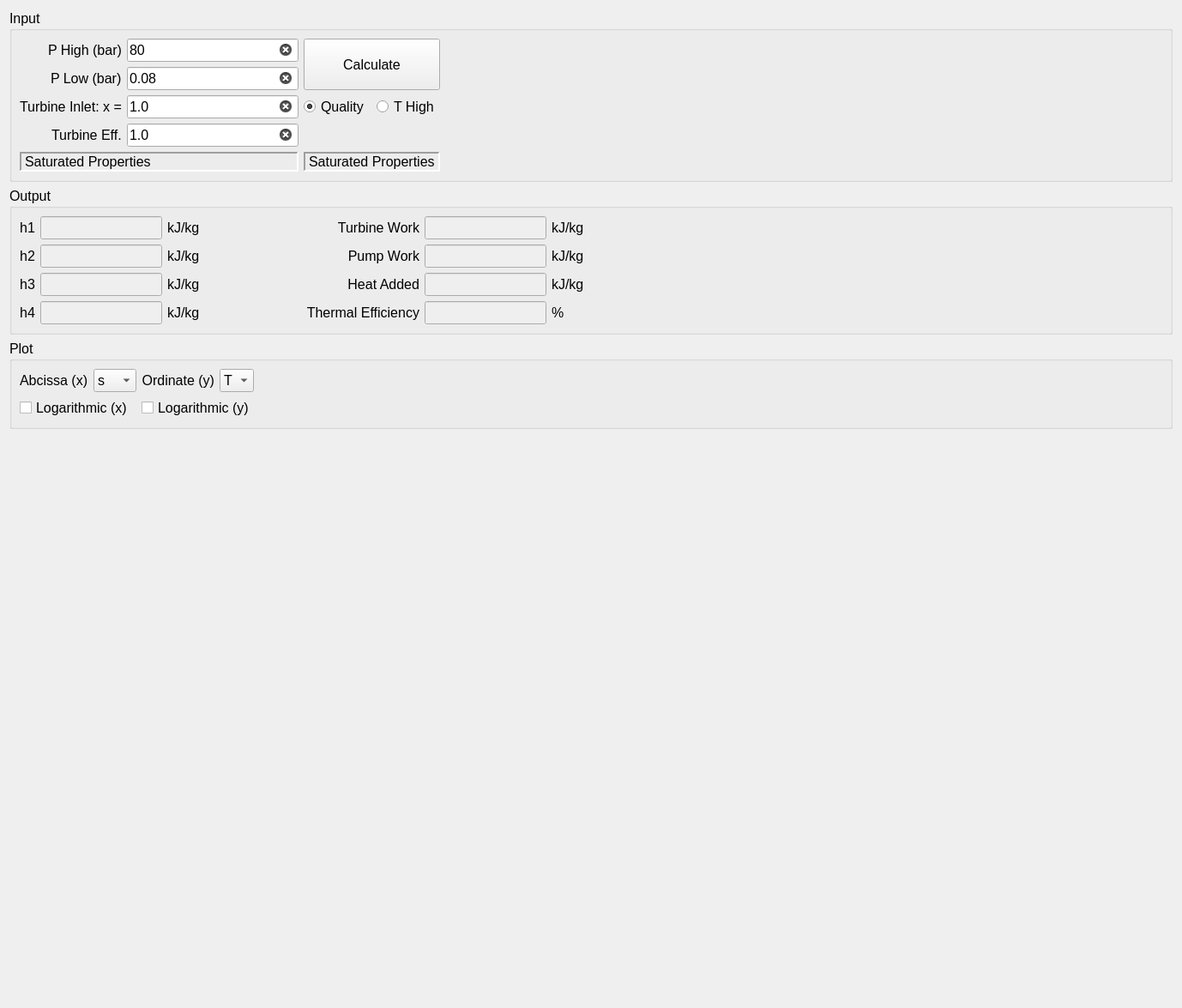
<?xml version="1.0" encoding="UTF-8"?>
<ui version="4.0">
 <class>Form</class>
 <widget class="QWidget" name="Form">
  <property name="geometry">
   <rect>
    <x>0</x>
    <y>0</y>
    <width>1378</width>
    <height>1175</height>
   </rect>
  </property>
  <property name="sizePolicy">
   <sizepolicy hsizetype="Preferred" vsizetype="Preferred">
    <horstretch>0</horstretch>
    <verstretch>0</verstretch>
   </sizepolicy>
  </property>
  <property name="windowTitle">
   <string>Form</string>
  </property>
  <layout class="QVBoxLayout" name="main_VerticalLayout">
   <item>
    <widget class="QGroupBox" name="gb_Input">
     <property name="sizePolicy">
      <sizepolicy hsizetype="Preferred" vsizetype="Fixed">
       <horstretch>0</horstretch>
       <verstretch>0</verstretch>
      </sizepolicy>
     </property>
     <property name="font">
      <font>
       <pointsize>12</pointsize>
      </font>
     </property>
     <property name="title">
      <string>Input</string>
     </property>
     <layout class="QGridLayout" name="gridLayout">
      <item row="3" column="0" alignment="Qt::AlignRight">
       <widget class="QLabel" name="label">
        <property name="sizePolicy">
         <sizepolicy hsizetype="Fixed" vsizetype="Fixed">
          <horstretch>0</horstretch>
          <verstretch>0</verstretch>
         </sizepolicy>
        </property>
        <property name="font">
         <font>
          <pointsize>12</pointsize>
         </font>
        </property>
        <property name="text">
         <string>Turbine Eff.</string>
        </property>
        <property name="textFormat">
         <enum>Qt::PlainText</enum>
        </property>
       </widget>
      </item>
      <item row="4" column="2" colspan="2">
       <widget class="QLabel" name="lbl_SatPropLow">
        <property name="font">
         <font>
          <pointsize>12</pointsize>
         </font>
        </property>
        <property name="frameShape">
         <enum>QFrame::Panel</enum>
        </property>
        <property name="frameShadow">
         <enum>QFrame::Sunken</enum>
        </property>
        <property name="lineWidth">
         <number>2</number>
        </property>
        <property name="text">
         <string>Saturated Properties</string>
        </property>
       </widget>
      </item>
      <item row="2" column="2">
       <widget class="QRadioButton" name="rdo_Quality">
        <property name="sizePolicy">
         <sizepolicy hsizetype="Fixed" vsizetype="Fixed">
          <horstretch>0</horstretch>
          <verstretch>0</verstretch>
         </sizepolicy>
        </property>
        <property name="font">
         <font>
          <pointsize>12</pointsize>
         </font>
        </property>
        <property name="text">
         <string>Quality</string>
        </property>
        <property name="checked">
         <bool>true</bool>
        </property>
       </widget>
      </item>
      <item row="3" column="1">
       <widget class="QLineEdit" name="le_TurbineEff">
        <property name="sizePolicy">
         <sizepolicy hsizetype="Expanding" vsizetype="Fixed">
          <horstretch>0</horstretch>
          <verstretch>0</verstretch>
         </sizepolicy>
        </property>
        <property name="maximumSize">
         <size>
          <width>200</width>
          <height>16777215</height>
         </size>
        </property>
        <property name="font">
         <font>
          <pointsize>12</pointsize>
         </font>
        </property>
        <property name="text">
         <string>1.0</string>
        </property>
        <property name="placeholderText">
         <string>turbine isentropic efficiency 0.0&lt;eta&lt;=1.0</string>
        </property>
        <property name="clearButtonEnabled">
         <bool>true</bool>
        </property>
       </widget>
      </item>
      <item row="2" column="3">
       <widget class="QRadioButton" name="rdo_THigh">
        <property name="sizePolicy">
         <sizepolicy hsizetype="Fixed" vsizetype="Fixed">
          <horstretch>0</horstretch>
          <verstretch>0</verstretch>
         </sizepolicy>
        </property>
        <property name="font">
         <font>
          <pointsize>12</pointsize>
         </font>
        </property>
        <property name="text">
         <string>T High</string>
        </property>
       </widget>
      </item>
      <item row="1" column="1">
       <widget class="QLineEdit" name="le_PLow">
        <property name="sizePolicy">
         <sizepolicy hsizetype="Preferred" vsizetype="Fixed">
          <horstretch>0</horstretch>
          <verstretch>0</verstretch>
         </sizepolicy>
        </property>
        <property name="maximumSize">
         <size>
          <width>200</width>
          <height>16777215</height>
         </size>
        </property>
        <property name="font">
         <font>
          <pointsize>12</pointsize>
         </font>
        </property>
        <property name="text">
         <string>0.08</string>
        </property>
        <property name="placeholderText">
         <string>enter a value for the low pressure isobar</string>
        </property>
        <property name="clearButtonEnabled">
         <bool>true</bool>
        </property>
       </widget>
      </item>
      <item row="0" column="1">
       <widget class="QLineEdit" name="le_PHigh">
        <property name="sizePolicy">
         <sizepolicy hsizetype="Preferred" vsizetype="Fixed">
          <horstretch>0</horstretch>
          <verstretch>0</verstretch>
         </sizepolicy>
        </property>
        <property name="maximumSize">
         <size>
          <width>200</width>
          <height>16777215</height>
         </size>
        </property>
        <property name="font">
         <font>
          <pointsize>12</pointsize>
         </font>
        </property>
        <property name="text">
         <string>80</string>
        </property>
        <property name="placeholderText">
         <string>enter a value for the high pressure isobar</string>
        </property>
        <property name="clearButtonEnabled">
         <bool>true</bool>
        </property>
       </widget>
      </item>
      <item row="2" column="1">
       <widget class="QLineEdit" name="le_TurbineInletCondition">
        <property name="sizePolicy">
         <sizepolicy hsizetype="Preferred" vsizetype="Fixed">
          <horstretch>0</horstretch>
          <verstretch>0</verstretch>
         </sizepolicy>
        </property>
        <property name="maximumSize">
         <size>
          <width>200</width>
          <height>16777215</height>
         </size>
        </property>
        <property name="font">
         <font>
          <pointsize>12</pointsize>
         </font>
        </property>
        <property name="text">
         <string>1.0</string>
        </property>
        <property name="clearButtonEnabled">
         <bool>true</bool>
        </property>
       </widget>
      </item>
      <item row="2" column="0" alignment="Qt::AlignRight">
       <widget class="QLabel" name="lbl_TurbineInletCondition">
        <property name="sizePolicy">
         <sizepolicy hsizetype="Fixed" vsizetype="Fixed">
          <horstretch>0</horstretch>
          <verstretch>0</verstretch>
         </sizepolicy>
        </property>
        <property name="font">
         <font>
          <pointsize>12</pointsize>
         </font>
        </property>
        <property name="text">
         <string>Turbine Inlet: x =</string>
        </property>
       </widget>
      </item>
      <item row="1" column="0" alignment="Qt::AlignRight">
       <widget class="QLabel" name="lbl_PLow">
        <property name="sizePolicy">
         <sizepolicy hsizetype="Fixed" vsizetype="Fixed">
          <horstretch>0</horstretch>
          <verstretch>0</verstretch>
         </sizepolicy>
        </property>
        <property name="font">
         <font>
          <pointsize>12</pointsize>
         </font>
        </property>
        <property name="text">
         <string>P Low (bar)</string>
        </property>
       </widget>
      </item>
      <item row="0" column="0" alignment="Qt::AlignRight">
       <widget class="QLabel" name="lbl_PHigh">
        <property name="sizePolicy">
         <sizepolicy hsizetype="Fixed" vsizetype="Fixed">
          <horstretch>0</horstretch>
          <verstretch>0</verstretch>
         </sizepolicy>
        </property>
        <property name="font">
         <font>
          <pointsize>12</pointsize>
         </font>
        </property>
        <property name="text">
         <string>P High (bar)</string>
        </property>
       </widget>
      </item>
      <item row="0" column="2" rowspan="2" colspan="2">
       <widget class="QPushButton" name="btn_Calculate">
        <property name="sizePolicy">
         <sizepolicy hsizetype="Minimum" vsizetype="Preferred">
          <horstretch>0</horstretch>
          <verstretch>0</verstretch>
         </sizepolicy>
        </property>
        <property name="font">
         <font>
          <pointsize>12</pointsize>
         </font>
        </property>
        <property name="text">
         <string>Calculate</string>
        </property>
       </widget>
      </item>
      <item row="2" column="4">
       <spacer name="horizontalSpacer_3">
        <property name="orientation">
         <enum>Qt::Horizontal</enum>
        </property>
        <property name="sizeHint" stdset="0">
         <size>
          <width>40</width>
          <height>20</height>
         </size>
        </property>
       </spacer>
      </item>
      <item row="4" column="0" colspan="2">
       <widget class="QLabel" name="lbl_SatPropHigh">
        <property name="font">
         <font>
          <pointsize>12</pointsize>
         </font>
        </property>
        <property name="frameShape">
         <enum>QFrame::Panel</enum>
        </property>
        <property name="frameShadow">
         <enum>QFrame::Sunken</enum>
        </property>
        <property name="lineWidth">
         <number>2</number>
        </property>
        <property name="text">
         <string>Saturated Properties</string>
        </property>
       </widget>
      </item>
     </layout>
    </widget>
   </item>
   <item>
    <widget class="QGroupBox" name="gb_Output">
     <property name="sizePolicy">
      <sizepolicy hsizetype="MinimumExpanding" vsizetype="Fixed">
       <horstretch>0</horstretch>
       <verstretch>0</verstretch>
      </sizepolicy>
     </property>
     <property name="font">
      <font>
       <pointsize>12</pointsize>
      </font>
     </property>
     <property name="title">
      <string>Output</string>
     </property>
     <layout class="QGridLayout" name="grid_Output">
      <item row="1" column="0">
       <widget class="QLabel" name="label_5">
        <property name="sizePolicy">
         <sizepolicy hsizetype="Fixed" vsizetype="Fixed">
          <horstretch>0</horstretch>
          <verstretch>0</verstretch>
         </sizepolicy>
        </property>
        <property name="font">
         <font>
          <pointsize>12</pointsize>
         </font>
        </property>
        <property name="text">
         <string>h2</string>
        </property>
        <property name="alignment">
         <set>Qt::AlignRight|Qt::AlignTrailing|Qt::AlignVCenter</set>
        </property>
       </widget>
      </item>
      <item row="1" column="1">
       <widget class="QLineEdit" name="le_H2">
        <property name="enabled">
         <bool>false</bool>
        </property>
        <property name="sizePolicy">
         <sizepolicy hsizetype="Fixed" vsizetype="Fixed">
          <horstretch>0</horstretch>
          <verstretch>0</verstretch>
         </sizepolicy>
        </property>
        <property name="minimumSize">
         <size>
          <width>0</width>
          <height>0</height>
         </size>
        </property>
        <property name="maximumSize">
         <size>
          <width>200</width>
          <height>16777215</height>
         </size>
        </property>
        <property name="baseSize">
         <size>
          <width>150</width>
          <height>0</height>
         </size>
        </property>
        <property name="font">
         <font>
          <pointsize>12</pointsize>
         </font>
        </property>
       </widget>
      </item>
      <item row="3" column="0">
       <widget class="QLabel" name="label_7">
        <property name="sizePolicy">
         <sizepolicy hsizetype="Fixed" vsizetype="Fixed">
          <horstretch>0</horstretch>
          <verstretch>0</verstretch>
         </sizepolicy>
        </property>
        <property name="font">
         <font>
          <pointsize>12</pointsize>
         </font>
        </property>
        <property name="text">
         <string>h4</string>
        </property>
        <property name="alignment">
         <set>Qt::AlignRight|Qt::AlignTrailing|Qt::AlignVCenter</set>
        </property>
       </widget>
      </item>
      <item row="2" column="1">
       <widget class="QLineEdit" name="le_H3">
        <property name="enabled">
         <bool>false</bool>
        </property>
        <property name="sizePolicy">
         <sizepolicy hsizetype="Fixed" vsizetype="Fixed">
          <horstretch>0</horstretch>
          <verstretch>0</verstretch>
         </sizepolicy>
        </property>
        <property name="minimumSize">
         <size>
          <width>0</width>
          <height>0</height>
         </size>
        </property>
        <property name="maximumSize">
         <size>
          <width>200</width>
          <height>16777215</height>
         </size>
        </property>
        <property name="baseSize">
         <size>
          <width>150</width>
          <height>0</height>
         </size>
        </property>
        <property name="font">
         <font>
          <pointsize>12</pointsize>
         </font>
        </property>
       </widget>
      </item>
      <item row="3" column="1">
       <widget class="QLineEdit" name="le_H4">
        <property name="enabled">
         <bool>false</bool>
        </property>
        <property name="sizePolicy">
         <sizepolicy hsizetype="Fixed" vsizetype="Fixed">
          <horstretch>0</horstretch>
          <verstretch>0</verstretch>
         </sizepolicy>
        </property>
        <property name="minimumSize">
         <size>
          <width>0</width>
          <height>0</height>
         </size>
        </property>
        <property name="maximumSize">
         <size>
          <width>200</width>
          <height>16777215</height>
         </size>
        </property>
        <property name="baseSize">
         <size>
          <width>150</width>
          <height>0</height>
         </size>
        </property>
        <property name="font">
         <font>
          <pointsize>12</pointsize>
         </font>
        </property>
       </widget>
      </item>
      <item row="2" column="3" alignment="Qt::AlignRight">
       <widget class="QLabel" name="label_11">
        <property name="sizePolicy">
         <sizepolicy hsizetype="Fixed" vsizetype="Fixed">
          <horstretch>0</horstretch>
          <verstretch>0</verstretch>
         </sizepolicy>
        </property>
        <property name="font">
         <font>
          <pointsize>12</pointsize>
         </font>
        </property>
        <property name="text">
         <string>Heat Added</string>
        </property>
        <property name="alignment">
         <set>Qt::AlignRight|Qt::AlignTrailing|Qt::AlignVCenter</set>
        </property>
       </widget>
      </item>
      <item row="2" column="5">
       <widget class="QLabel" name="label_16">
        <property name="sizePolicy">
         <sizepolicy hsizetype="Fixed" vsizetype="Fixed">
          <horstretch>0</horstretch>
          <verstretch>0</verstretch>
         </sizepolicy>
        </property>
        <property name="font">
         <font>
          <pointsize>12</pointsize>
         </font>
        </property>
        <property name="text">
         <string>kJ/kg</string>
        </property>
       </widget>
      </item>
      <item row="2" column="0">
       <widget class="QLabel" name="label_9">
        <property name="sizePolicy">
         <sizepolicy hsizetype="Fixed" vsizetype="Fixed">
          <horstretch>0</horstretch>
          <verstretch>0</verstretch>
         </sizepolicy>
        </property>
        <property name="font">
         <font>
          <pointsize>12</pointsize>
         </font>
        </property>
        <property name="text">
         <string>h3</string>
        </property>
        <property name="alignment">
         <set>Qt::AlignRight|Qt::AlignTrailing|Qt::AlignVCenter</set>
        </property>
       </widget>
      </item>
      <item row="0" column="4">
       <widget class="QLineEdit" name="le_TurbineWork">
        <property name="enabled">
         <bool>false</bool>
        </property>
        <property name="sizePolicy">
         <sizepolicy hsizetype="Fixed" vsizetype="Fixed">
          <horstretch>0</horstretch>
          <verstretch>0</verstretch>
         </sizepolicy>
        </property>
        <property name="minimumSize">
         <size>
          <width>0</width>
          <height>0</height>
         </size>
        </property>
        <property name="maximumSize">
         <size>
          <width>200</width>
          <height>16777215</height>
         </size>
        </property>
        <property name="baseSize">
         <size>
          <width>150</width>
          <height>0</height>
         </size>
        </property>
        <property name="font">
         <font>
          <pointsize>12</pointsize>
         </font>
        </property>
       </widget>
      </item>
      <item row="2" column="4">
       <widget class="QLineEdit" name="le_HeatAdded">
        <property name="enabled">
         <bool>false</bool>
        </property>
        <property name="sizePolicy">
         <sizepolicy hsizetype="Fixed" vsizetype="Fixed">
          <horstretch>0</horstretch>
          <verstretch>0</verstretch>
         </sizepolicy>
        </property>
        <property name="minimumSize">
         <size>
          <width>0</width>
          <height>0</height>
         </size>
        </property>
        <property name="maximumSize">
         <size>
          <width>200</width>
          <height>16777215</height>
         </size>
        </property>
        <property name="baseSize">
         <size>
          <width>150</width>
          <height>0</height>
         </size>
        </property>
        <property name="font">
         <font>
          <pointsize>12</pointsize>
         </font>
        </property>
       </widget>
      </item>
      <item row="1" column="3" alignment="Qt::AlignRight">
       <widget class="QLabel" name="label_15">
        <property name="sizePolicy">
         <sizepolicy hsizetype="Fixed" vsizetype="Fixed">
          <horstretch>0</horstretch>
          <verstretch>0</verstretch>
         </sizepolicy>
        </property>
        <property name="font">
         <font>
          <pointsize>12</pointsize>
         </font>
        </property>
        <property name="text">
         <string>Pump Work</string>
        </property>
        <property name="alignment">
         <set>Qt::AlignRight|Qt::AlignTrailing|Qt::AlignVCenter</set>
        </property>
       </widget>
      </item>
      <item row="1" column="4">
       <widget class="QLineEdit" name="le_PumpWork">
        <property name="enabled">
         <bool>false</bool>
        </property>
        <property name="sizePolicy">
         <sizepolicy hsizetype="Fixed" vsizetype="Fixed">
          <horstretch>0</horstretch>
          <verstretch>0</verstretch>
         </sizepolicy>
        </property>
        <property name="minimumSize">
         <size>
          <width>0</width>
          <height>0</height>
         </size>
        </property>
        <property name="maximumSize">
         <size>
          <width>200</width>
          <height>16777215</height>
         </size>
        </property>
        <property name="baseSize">
         <size>
          <width>150</width>
          <height>0</height>
         </size>
        </property>
        <property name="font">
         <font>
          <pointsize>12</pointsize>
         </font>
        </property>
       </widget>
      </item>
      <item row="3" column="5">
       <widget class="QLabel" name="label_12">
        <property name="sizePolicy">
         <sizepolicy hsizetype="Fixed" vsizetype="Fixed">
          <horstretch>0</horstretch>
          <verstretch>0</verstretch>
         </sizepolicy>
        </property>
        <property name="font">
         <font>
          <pointsize>12</pointsize>
         </font>
        </property>
        <property name="text">
         <string>%</string>
        </property>
       </widget>
      </item>
      <item row="3" column="3" alignment="Qt::AlignRight">
       <widget class="QLabel" name="label_10">
        <property name="sizePolicy">
         <sizepolicy hsizetype="Fixed" vsizetype="Fixed">
          <horstretch>0</horstretch>
          <verstretch>0</verstretch>
         </sizepolicy>
        </property>
        <property name="minimumSize">
         <size>
          <width>250</width>
          <height>0</height>
         </size>
        </property>
        <property name="font">
         <font>
          <pointsize>12</pointsize>
         </font>
        </property>
        <property name="text">
         <string>Thermal Efficiency</string>
        </property>
        <property name="alignment">
         <set>Qt::AlignRight|Qt::AlignTrailing|Qt::AlignVCenter</set>
        </property>
       </widget>
      </item>
      <item row="0" column="5">
       <widget class="QLabel" name="label_17">
        <property name="sizePolicy">
         <sizepolicy hsizetype="Fixed" vsizetype="Fixed">
          <horstretch>0</horstretch>
          <verstretch>0</verstretch>
         </sizepolicy>
        </property>
        <property name="font">
         <font>
          <pointsize>12</pointsize>
         </font>
        </property>
        <property name="text">
         <string>kJ/kg</string>
        </property>
       </widget>
      </item>
      <item row="1" column="5">
       <widget class="QLabel" name="label_13">
        <property name="sizePolicy">
         <sizepolicy hsizetype="Fixed" vsizetype="Fixed">
          <horstretch>0</horstretch>
          <verstretch>0</verstretch>
         </sizepolicy>
        </property>
        <property name="font">
         <font>
          <pointsize>12</pointsize>
         </font>
        </property>
        <property name="text">
         <string>kJ/kg</string>
        </property>
       </widget>
      </item>
      <item row="3" column="4">
       <widget class="QLineEdit" name="le_Efficiency">
        <property name="enabled">
         <bool>false</bool>
        </property>
        <property name="sizePolicy">
         <sizepolicy hsizetype="Fixed" vsizetype="Fixed">
          <horstretch>0</horstretch>
          <verstretch>0</verstretch>
         </sizepolicy>
        </property>
        <property name="minimumSize">
         <size>
          <width>0</width>
          <height>0</height>
         </size>
        </property>
        <property name="maximumSize">
         <size>
          <width>200</width>
          <height>16777215</height>
         </size>
        </property>
        <property name="baseSize">
         <size>
          <width>150</width>
          <height>0</height>
         </size>
        </property>
        <property name="font">
         <font>
          <pointsize>12</pointsize>
         </font>
        </property>
       </widget>
      </item>
      <item row="0" column="3" alignment="Qt::AlignRight">
       <widget class="QLabel" name="label_14">
        <property name="sizePolicy">
         <sizepolicy hsizetype="Fixed" vsizetype="Fixed">
          <horstretch>0</horstretch>
          <verstretch>0</verstretch>
         </sizepolicy>
        </property>
        <property name="font">
         <font>
          <pointsize>12</pointsize>
         </font>
        </property>
        <property name="text">
         <string>Turbine Work</string>
        </property>
        <property name="alignment">
         <set>Qt::AlignRight|Qt::AlignTrailing|Qt::AlignVCenter</set>
        </property>
       </widget>
      </item>
      <item row="0" column="2">
       <widget class="QLabel" name="label_4">
        <property name="sizePolicy">
         <sizepolicy hsizetype="Fixed" vsizetype="Fixed">
          <horstretch>0</horstretch>
          <verstretch>0</verstretch>
         </sizepolicy>
        </property>
        <property name="baseSize">
         <size>
          <width>0</width>
          <height>0</height>
         </size>
        </property>
        <property name="font">
         <font>
          <pointsize>12</pointsize>
         </font>
        </property>
        <property name="text">
         <string>kJ/kg</string>
        </property>
       </widget>
      </item>
      <item row="2" column="2">
       <widget class="QLabel" name="label_8">
        <property name="sizePolicy">
         <sizepolicy hsizetype="Fixed" vsizetype="Fixed">
          <horstretch>0</horstretch>
          <verstretch>0</verstretch>
         </sizepolicy>
        </property>
        <property name="baseSize">
         <size>
          <width>0</width>
          <height>0</height>
         </size>
        </property>
        <property name="font">
         <font>
          <pointsize>12</pointsize>
         </font>
        </property>
        <property name="text">
         <string>kJ/kg</string>
        </property>
       </widget>
      </item>
      <item row="1" column="2">
       <widget class="QLabel" name="label_3">
        <property name="sizePolicy">
         <sizepolicy hsizetype="Fixed" vsizetype="Fixed">
          <horstretch>0</horstretch>
          <verstretch>0</verstretch>
         </sizepolicy>
        </property>
        <property name="baseSize">
         <size>
          <width>0</width>
          <height>0</height>
         </size>
        </property>
        <property name="font">
         <font>
          <pointsize>12</pointsize>
         </font>
        </property>
        <property name="text">
         <string>kJ/kg</string>
        </property>
       </widget>
      </item>
      <item row="3" column="2">
       <widget class="QLabel" name="label_6">
        <property name="sizePolicy">
         <sizepolicy hsizetype="Fixed" vsizetype="Fixed">
          <horstretch>0</horstretch>
          <verstretch>0</verstretch>
         </sizepolicy>
        </property>
        <property name="baseSize">
         <size>
          <width>0</width>
          <height>0</height>
         </size>
        </property>
        <property name="font">
         <font>
          <pointsize>12</pointsize>
         </font>
        </property>
        <property name="text">
         <string>kJ/kg</string>
        </property>
       </widget>
      </item>
      <item row="2" column="6">
       <spacer name="horizontalSpacer_2">
        <property name="orientation">
         <enum>Qt::Horizontal</enum>
        </property>
        <property name="sizeHint" stdset="0">
         <size>
          <width>40</width>
          <height>20</height>
         </size>
        </property>
       </spacer>
      </item>
      <item row="0" column="0">
       <widget class="QLabel" name="label_2">
        <property name="sizePolicy">
         <sizepolicy hsizetype="Fixed" vsizetype="Fixed">
          <horstretch>0</horstretch>
          <verstretch>0</verstretch>
         </sizepolicy>
        </property>
        <property name="font">
         <font>
          <pointsize>12</pointsize>
         </font>
        </property>
        <property name="focusPolicy">
         <enum>Qt::WheelFocus</enum>
        </property>
        <property name="text">
         <string>h1</string>
        </property>
        <property name="alignment">
         <set>Qt::AlignRight|Qt::AlignTrailing|Qt::AlignVCenter</set>
        </property>
       </widget>
      </item>
      <item row="0" column="1">
       <widget class="QLineEdit" name="le_H1">
        <property name="enabled">
         <bool>false</bool>
        </property>
        <property name="sizePolicy">
         <sizepolicy hsizetype="Fixed" vsizetype="Fixed">
          <horstretch>0</horstretch>
          <verstretch>0</verstretch>
         </sizepolicy>
        </property>
        <property name="minimumSize">
         <size>
          <width>0</width>
          <height>0</height>
         </size>
        </property>
        <property name="maximumSize">
         <size>
          <width>200</width>
          <height>16777215</height>
         </size>
        </property>
        <property name="baseSize">
         <size>
          <width>150</width>
          <height>0</height>
         </size>
        </property>
        <property name="font">
         <font>
          <pointsize>12</pointsize>
         </font>
        </property>
       </widget>
      </item>
     </layout>
    </widget>
   </item>
   <item>
    <widget class="QGroupBox" name="gb_Plot">
     <property name="sizePolicy">
      <sizepolicy hsizetype="MinimumExpanding" vsizetype="Fixed">
       <horstretch>0</horstretch>
       <verstretch>0</verstretch>
      </sizepolicy>
     </property>
     <property name="font">
      <font>
       <pointsize>12</pointsize>
      </font>
     </property>
     <property name="title">
      <string>Plot</string>
     </property>
     <layout class="QGridLayout" name="grid_Plot">
      <item row="0" column="4">
       <spacer name="horizontalSpacer">
        <property name="orientation">
         <enum>Qt::Horizontal</enum>
        </property>
        <property name="sizeHint" stdset="0">
         <size>
          <width>40</width>
          <height>20</height>
         </size>
        </property>
       </spacer>
      </item>
      <item row="0" column="3">
       <widget class="QComboBox" name="cmb_Ordinate">
        <property name="maximumSize">
         <size>
          <width>50</width>
          <height>16777215</height>
         </size>
        </property>
        <property name="currentIndex">
         <number>1</number>
        </property>
        <item>
         <property name="text">
          <string>P</string>
         </property>
        </item>
        <item>
         <property name="text">
          <string>T</string>
         </property>
        </item>
        <item>
         <property name="text">
          <string>h</string>
         </property>
        </item>
        <item>
         <property name="text">
          <string>s</string>
         </property>
        </item>
        <item>
         <property name="text">
          <string>v</string>
         </property>
        </item>
       </widget>
      </item>
      <item row="0" column="0">
       <widget class="QLabel" name="lbl_Abcissa">
        <property name="maximumSize">
         <size>
          <width>150</width>
          <height>16777215</height>
         </size>
        </property>
        <property name="text">
         <string>Abcissa (x)</string>
        </property>
       </widget>
      </item>
      <item row="0" column="2">
       <widget class="QLabel" name="lbl_Ordinate">
        <property name="maximumSize">
         <size>
          <width>150</width>
          <height>16777215</height>
         </size>
        </property>
        <property name="text">
         <string>Ordinate (y)</string>
        </property>
        <property name="alignment">
         <set>Qt::AlignRight|Qt::AlignTrailing|Qt::AlignVCenter</set>
        </property>
       </widget>
      </item>
      <item row="1" column="0" colspan="2">
       <widget class="QCheckBox" name="chk_LogAbcissa">
        <property name="text">
         <string>Logarithmic (x)</string>
        </property>
       </widget>
      </item>
      <item row="1" column="2" colspan="2">
       <widget class="QCheckBox" name="chk_LogOrdinate">
        <property name="text">
         <string>Logarithmic (y)</string>
        </property>
       </widget>
      </item>
      <item row="0" column="1">
       <widget class="QComboBox" name="cmb_Abcissa">
        <property name="sizePolicy">
         <sizepolicy hsizetype="MinimumExpanding" vsizetype="Fixed">
          <horstretch>0</horstretch>
          <verstretch>0</verstretch>
         </sizepolicy>
        </property>
        <property name="maximumSize">
         <size>
          <width>50</width>
          <height>16777215</height>
         </size>
        </property>
        <property name="currentIndex">
         <number>3</number>
        </property>
        <item>
         <property name="text">
          <string>P</string>
         </property>
        </item>
        <item>
         <property name="text">
          <string>T</string>
         </property>
        </item>
        <item>
         <property name="text">
          <string>h</string>
         </property>
        </item>
        <item>
         <property name="text">
          <string>s</string>
         </property>
        </item>
        <item>
         <property name="text">
          <string>v</string>
         </property>
        </item>
       </widget>
      </item>
     </layout>
    </widget>
   </item>
   <item>
    <spacer name="verticalSpacer">
     <property name="orientation">
      <enum>Qt::Vertical</enum>
     </property>
     <property name="sizeHint" stdset="0">
      <size>
       <width>20</width>
       <height>40</height>
      </size>
     </property>
    </spacer>
   </item>
  </layout>
 </widget>
 <resources/>
 <connections/>
</ui>
